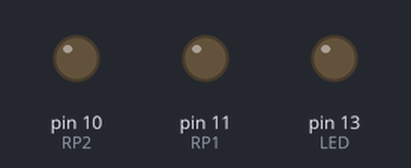
Recording of a sketch running on a simulated Arduino Uno, built with avr-gcc and run on an emulated ATmega328P. Parts: output pins drawn as LEDs (lit = HIGH).

Above: at 2.3 s.
At 8.1 s:
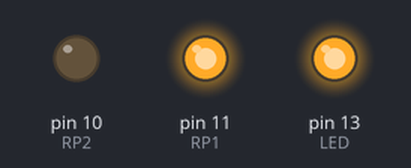
At 18.1 s:
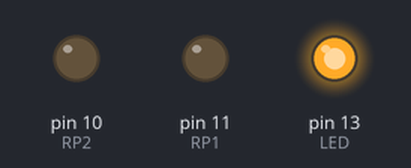
At 28.1 s:
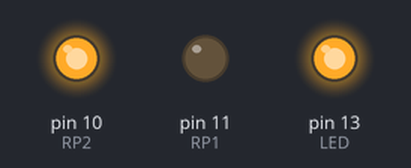
At 40.1 s:
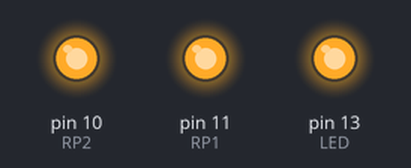
Timing chart, 0 to 41.0 s (numbered marks = the images above):
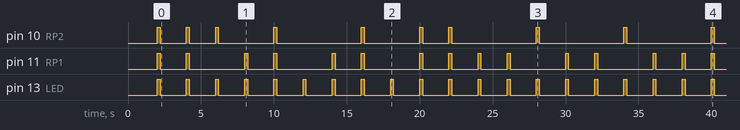

Measured:
- by itself, pin 10 (RP2): LOW → HIGH at 2.0 s, → LOW 0.20 s later, → HIGH 1.8 s later, → LOW 0.20 s later, … (20 changes in this stretch)
- by itself, pin 11 (RP1): LOW → HIGH at 2.0 s, → LOW 0.20 s later, → HIGH 1.8 s later, → LOW 0.20 s later, … (30 changes in this stretch)
- by itself, pin 13 (LED): alternates HIGH for 0.20 s and LOW for 1.8 s

The sketch:

sequencer_4_2_slideprojectors.ino
```cpp
/*
Arduino programma dat je 2 diaprojectoren (kodak carrousels) laat sequencen.
Arduino pogramm that lets you sequence 2 kadak Carrousel Slide projectors.

Maart 2017- Hendrik Leper (initially made for Chantal van Rijt
*/

#include <Metro.h>  // Include Metro library
#define LED 13      // Define the led's pin
#define RP1 11      // Define the relay pin 1 &
#define RP2 10      // relay pin 2

//  - - - deze variabelen zijn te veranderen - - -  //
int maxSteps = 59;        // aantal stappen --- 80 slides in een carrousel,
// maar het kan ook minder of meer zijn afhankelijk van het ritme
int interVal = 2000;      // interval tussen dia's in milliseconden 1000 = 1 seconde
// mag niet minder dan 1000 zijn
boolean debug = false;    // print

int RStepState1[] = {     // bepaal hier je steps voor projector 1
  1, 1, 0, 1, 1, 0, 1, 1, // 1 = aan 0 = uit
  0, 1, 1, 1, 1, 0, 1, 1, // 10 rijen van 8 stappen
  0, 1, 1, 1, 0, 0, 0, 1,
  0, 1, 0, 0, 0, 1, 0, 0,
  1, 0, 0, 1, 0, 0, 1, 1,
  0, 0, 1, 0, 0, 1, 0, 0,
  1, 1, 0, 1, 0, 0, 1, 0,
  1, 1, 1/*, 0, 1, 0, 1, 0,
  1, 0, 1, 0, 1, 0, 1, 0,
  1, 0, 1, 0, 1, 0, 1, 0*/
};
int RStepState2[] = {     // bepaal hier je steps voor projector 2
  1, 1, 1, 0, 1, 0, 0, 1, // 1 = aan 0 = uit
  0, 1, 1, 0, 0, 1, 0, 0, // 10 rijen van 8 stappen
  1, 0, 0, 1, 1, 0, 0, 1,
  0, 0, 1, 0, 0, 1, 0, 0,
  0, 1, 0, 1, 0, 0, 0, 1,
  1, 1, 0, 1, 1, 0, 1, 1,
  1, 1, 0, 1, 1, 0, 1, 1,
  0, 1, 1/*, 1, 0, 1, 0, 1,
  0, 1, 0, 1, 0, 1, 0, 1,
  0, 1, 0, 1, 0, 1, 0, 1*/
};

//  - - - deze variabelen zijn NIET te veranderen - - -  //
int pulseTime = 200;      // duur van de electrische pulse die de projector doet voortgaan
int ledState = LOW;  // houdt de staat van de leds en relays bij
int RState1 = LOW;
int RState2 = LOW;
int counter = 0;      // houdt de stappen bij
Metro ledMetro = Metro(interVal); // Instanciate a metro object and set the interval to ....

void setup()
{
  pinMode(LED, OUTPUT); pinMode(RP1, OUTPUT); pinMode(RP2, OUTPUT);
  digitalWrite(LED, ledState); digitalWrite(RP1, RState1); digitalWrite(RP2, RState2);
  Serial.begin(9600);
  delay(1000);
  if (debug) {
    Serial.println("-- metronoom started --");
    delay(1000);
  }
}

void loop()
{ // - - - counter reset - - - - - - - - -
  if (counter >= maxSteps) {
    counter = 0;
  }
  if (ledMetro.check() == 1) {        // check if the metro has passed its interval .
    if (RStepState1[counter] == 1) {  // checks the steps
      if (RState1 == LOW)  {
        RState1 = HIGH;
        if (debug) {
          Serial.print("[R1]");
        }
      }
    }
    if (RStepState2[counter] == 1) {
      if (RState2 == LOW)  {
        RState2 = HIGH;
        if (debug) {
          Serial.print("[R2]");
        }
      } else {
        //
      }
    }
    if (ledState == HIGH)  {
      ledState = LOW;
      RState1 = LOW;
      RState2 = LOW;
      ledMetro.interval(interVal - pulseTime); // if the pin is HIGH, set the interval to ... seconds.
    }
    else {
      if (debug) {
        Serial.println(counter);
      }
      ledMetro.interval(pulseTime); // if the pin is LOW, set the interval to ... seconds.
      ledState = HIGH;
      counter++;
    }
    digitalWrite(LED, ledState);
    digitalWrite(RP1, RState1);
    digitalWrite(RP2, RState2);
  }
}
```
